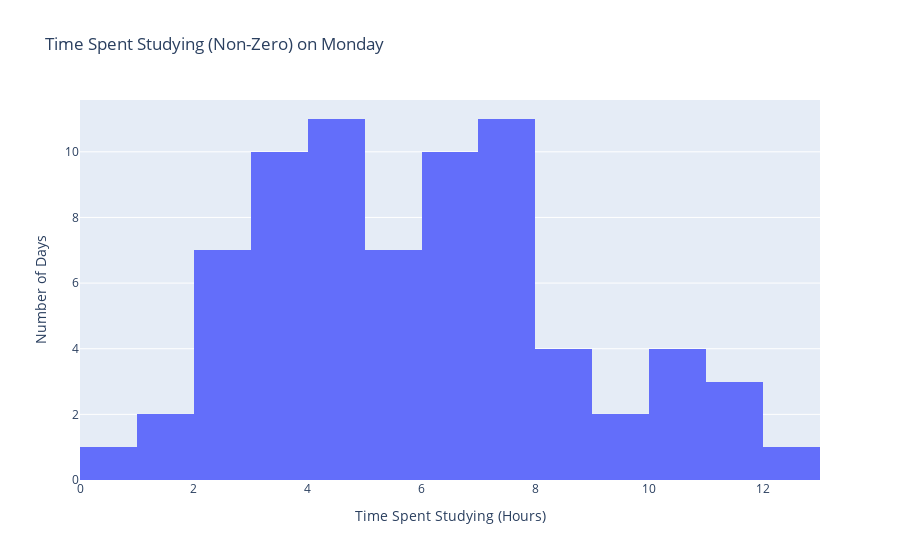
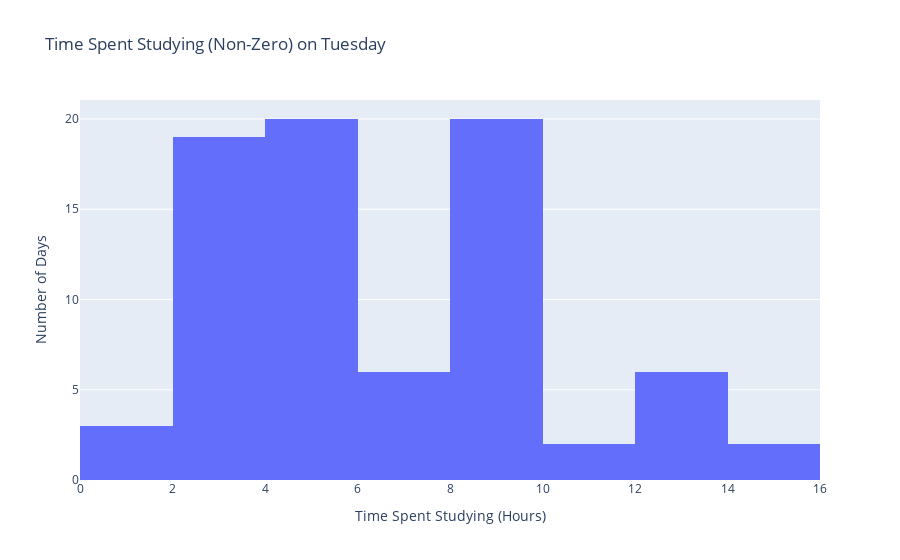
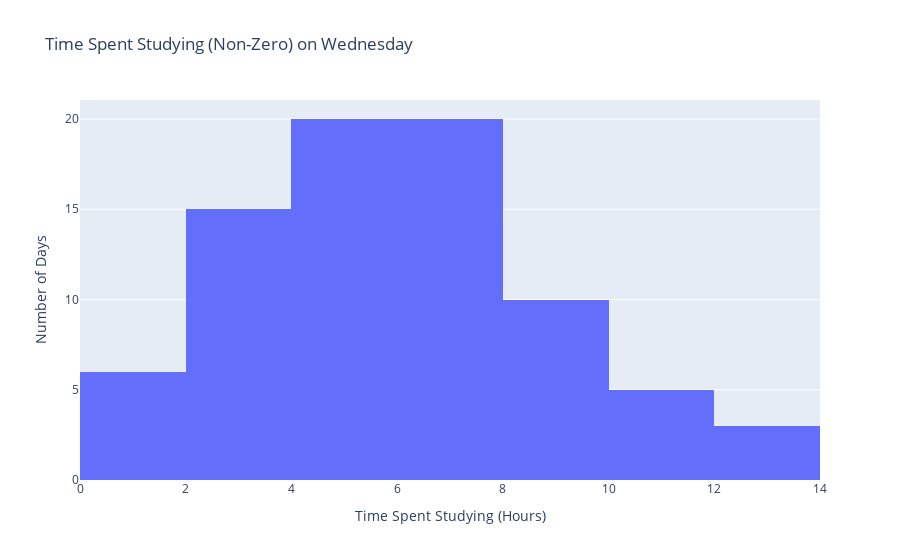
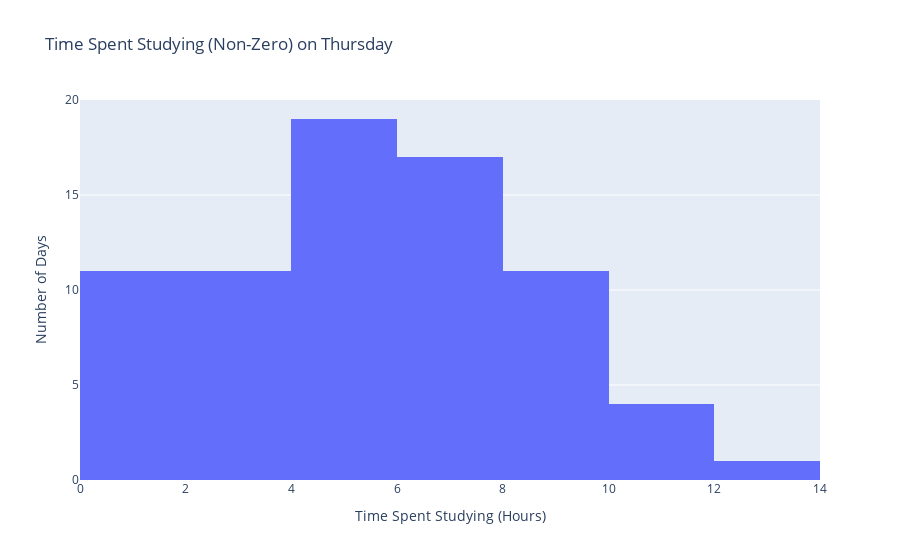

Notebook cell for these charts, in order:
### Code cell
#Generate Per Week Statistics
days = ['NA', 'Monday', 'Tuesday', 'Wednesday', 'Thursday', 'Friday', 'Saturday', 'Sunday']
day_avg = [0]
for i in range(1,8):
    print(days[i] + ' Statistics')
    day_df = time_nozero.loc[time['weekday'] == i]
    day_avg.append(day_df['study_decimal'].mean())
    print('Mean: ' + str(day_df['study_decimal'].mean()))
    print('Median: ' + str(day_df['study_decimal'].median()))
    ttl = "Time Spent Studying (Non-Zero) on " + days[i]
    fig = px.histogram(day_df, x="study_decimal", title=ttl)
    fig.update_xaxes(title_text='Time Spent Studying (Hours)')
    fig.update_yaxes(title_text='Number of Days')
    fig.show()
    print()

### Figure 1 — Plotly figure (JSON) as saved in the notebook; plotly's stock layout.template omitted (floating-point values rounded to 4 significant figures)
{"data": [{"alignmentgroup": "True", "bingroup": "x", "hovertemplate": "study_decimal=%{x}<br>count=%{y}<extra></extra>", "legendgroup": "", "marker": {"color": "#636efa"}, "name": "", "offsetgroup": "", "orientation": "v", "showlegend": false, "type": "histogram", "x": [0.67, 6.5, 7.33, 5.1, 7.5, 6.53, 3.75, 4.28, 6.62, 3, 4, 4.83, 6.17, 4.48, 3.28, 7, 5, 4.67, 7.57, 3.15, 5.43, 2.27, 10.37, 5.93, 2.93, 7.03, 5.98, 5.98, 6, 10, 8.52, 7, 6.53, 2.25, 4.25, 6, 7, 4.25, 8.5, 6.2, 8.37, 4, 7, 12.08, 3, 3.5, 9.52, 3.3, 1.8, 3.62, 4.25, 4.5, 6, 7.5, 11.77, 1.5, 10.37, 2.6, 3, 2.8, 9.5, 5, 8, 10, 2.58, 4.08, 11.88, 7, 3.25, 2.13, 7.8, 11, 6], "xaxis": "x", "yaxis": "y"}], "layout": {"barmode": "relative", "legend": {"tracegroupgap": 0}, "title": {"text": "Time Spent Studying (Non-Zero) on Monday"}, "xaxis": {"anchor": "y", "domain": [0, 1], "title": {"text": "Time Spent Studying (Hours)"}}, "yaxis": {"anchor": "x", "domain": [0, 1], "title": {"text": "Number of Days"}}}}

### Figure 2 — Plotly figure (JSON) as saved in the notebook; plotly's stock layout.template omitted (floating-point values rounded to 4 significant figures)
{"data": [{"alignmentgroup": "True", "bingroup": "x", "hovertemplate": "study_decimal=%{x}<br>count=%{y}<extra></extra>", "legendgroup": "", "marker": {"color": "#636efa"}, "name": "", "offsetgroup": "", "orientation": "v", "showlegend": false, "type": "histogram", "x": [0.5, 4, 3.25, 3.02, 3.12, 4.3, 4.08, 1.5, 3.03, 12.33, 2, 2.12, 9.5, 0.23, 5.35, 4.5, 10.13, 7.1, 5, 5.75, 8.58, 6.78, 8.15, 9.78, 13.63, 5.9, 3.48, 4.5, 5.33, 8.08, 5, 8.58, 4.2, 3.52, 3.75, 3, 8.52, 4, 3.52, 12.5, 9, 6, 5.87, 9.97, 3.22, 6.5, 12, 3.5, 4.03, 4.25, 4.08, 4.07, 2.8, 3.98, 8.38, 5, 4.05, 3, 8.72, 2.92, 2.1, 8.05, 3.72, 9, 8, 13.32, 8, 8, 9.25, 6.5, 14, 9.97, 14, 12.57, 7.83, 11.23, 8.73, 9.15], "xaxis": "x", "yaxis": "y"}], "layout": {"barmode": "relative", "legend": {"tracegroupgap": 0}, "title": {"text": "Time Spent Studying (Non-Zero) on Tuesday"}, "xaxis": {"anchor": "y", "domain": [0, 1], "title": {"text": "Time Spent Studying (Hours)"}}, "yaxis": {"anchor": "x", "domain": [0, 1], "title": {"text": "Number of Days"}}}}

### Figure 3 — Plotly figure (JSON) as saved in the notebook; plotly's stock layout.template omitted (floating-point values rounded to 4 significant figures)
{"data": [{"alignmentgroup": "True", "bingroup": "x", "hovertemplate": "study_decimal=%{x}<br>count=%{y}<extra></extra>", "legendgroup": "", "marker": {"color": "#636efa"}, "name": "", "offsetgroup": "", "orientation": "v", "showlegend": false, "type": "histogram", "x": [6.38, 8.5, 7.25, 7.33, 7.6, 8.97, 6.75, 6.75, 9.02, 8.6, 5.22, 6.33, 8.57, 8.27, 7.88, 13.2, 6, 5.2, 5.8, 5.85, 8.62, 5.37, 5.72, 4.22, 10.08, 3.5, 8, 9.97, 6.8, 5.33, 13.05, 4.2, 4, 3, 7.5, 2, 6.8, 3.08, 6, 5.05, 6, 4.93, 4.78, 4, 2.77, 7.88, 4.5, 5.2, 6.18, 6.33, 1.58, 7, 5.52, 4.12, 0.82, 5.27, 2, 1.5, 3, 0.83, 1.83, 11.42, 3, 6, 2.5, 2.73, 2.75, 9.25, 10, 3.25, 4.75, 12.5, 3.33, 11.82, 2.75, 11.57, 1.92, 7.93, 2.03], "xaxis": "x", "yaxis": "y"}], "layout": {"barmode": "relative", "legend": {"tracegroupgap": 0}, "title": {"text": "Time Spent Studying (Non-Zero) on Wednesday"}, "xaxis": {"anchor": "y", "domain": [0, 1], "title": {"text": "Time Spent Studying (Hours)"}}, "yaxis": {"anchor": "x", "domain": [0, 1], "title": {"text": "Number of Days"}}}}

### Figure 4 — Plotly figure (JSON) as saved in the notebook; plotly's stock layout.template omitted (floating-point values rounded to 4 significant figures)
{"data": [{"alignmentgroup": "True", "bingroup": "x", "hovertemplate": "study_decimal=%{x}<br>count=%{y}<extra></extra>", "legendgroup": "", "marker": {"color": "#636efa"}, "name": "", "offsetgroup": "", "orientation": "v", "showlegend": false, "type": "histogram", "x": [5.8, 1.75, 9.97, 5, 4.17, 8.25, 1.25, 10, 6.4, 10.5, 6.33, 7.23, 6.25, 7.12, 1.92, 5.75, 1.88, 2.42, 6.72, 1.28, 3.5, 9.5, 1.58, 2.5, 6.58, 0.33, 0.27, 7.35, 1.88, 9, 3.62, 7.62, 10.5, 3.5, 5, 7.22, 8, 4.6, 4.72, 9.67, 3, 2.5, 13, 6, 9, 4.17, 7, 3, 3.55, 4.95, 1.3, 7.97, 4.25, 4.65, 4, 5.5, 5.37, 2.42, 4, 3.2, 6, 8, 4, 8, 6, 8, 6, 9.5, 5.63, 7.48, 4.5, 5.78, 11.22, 1.08], "xaxis": "x", "yaxis": "y"}], "layout": {"barmode": "relative", "legend": {"tracegroupgap": 0}, "title": {"text": "Time Spent Studying (Non-Zero) on Thursday"}, "xaxis": {"anchor": "y", "domain": [0, 1], "title": {"text": "Time Spent Studying (Hours)"}}, "yaxis": {"anchor": "x", "domain": [0, 1], "title": {"text": "Number of Days"}}}}
